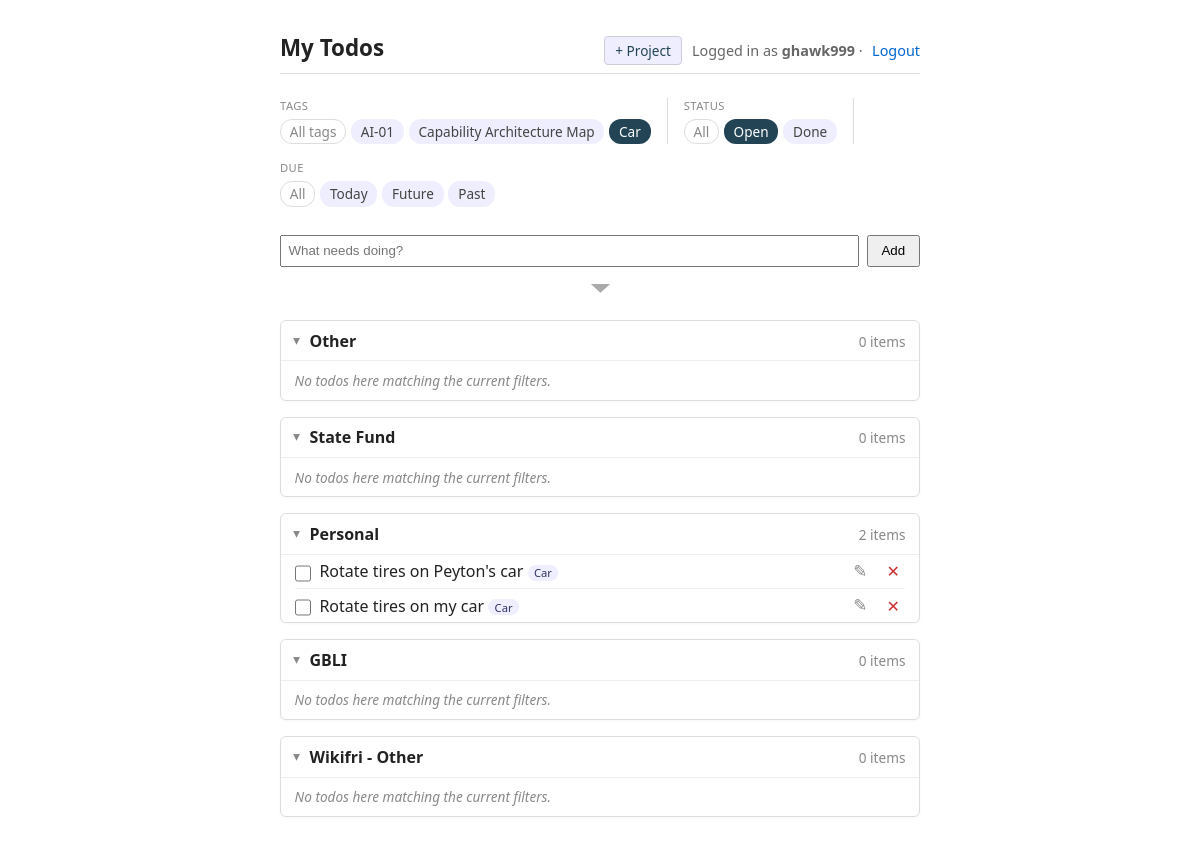
/?tag=Car (signed in), run on the app's committed database.
### todos/models.py (models this page shows, shortened)
class Tag(models.Model):
    user = models.ForeignKey(
        settings.AUTH_USER_MODEL,
        on_delete=models.CASCADE,
        related_name='tags',
    )
    name = models.CharField(max_length=50)
    created_at = models.DateTimeField(auto_now_add=True)
    class Meta:
        ordering = ['name']
        constraints = [
            models.UniqueConstraint(Lower('name'), 'user', name='unique_tag_name_per_user_ci'),
        ]

class Project(models.Model):
    user = models.ForeignKey(
        settings.AUTH_USER_MODEL,
        on_delete=models.CASCADE,
        related_name='projects',
    )
    name = models.CharField(max_length=80)
    sort_order = models.PositiveIntegerField(default=0)
    is_catchall = models.BooleanField(default=False)
    created_at = models.DateTimeField(auto_now_add=True)
    class Meta:
        ordering = ['sort_order', 'name']
        constraints = [
            models.UniqueConstraint(fields=['user', 'name'], name='unique_project_name_per_user'),
            models.UniqueConstraint(
                fields=['user'],
                condition=models.Q(is_catchall=True),
                name='one_catchall_per_user',
            ),
        ]
    def __str__(self):
        return self.name

class Todo(models.Model):
    user = models.ForeignKey(
        settings.AUTH_USER_MODEL,
        on_delete=models.CASCADE,
        related_name='todos',
    )
    project = models.ForeignKey(
        Project,
        null=True,
        blank=True,
        on_delete=models.SET_NULL,
        related_name='todos',
    )
    tags = models.ManyToManyField(Tag, blank=True, related_name='todos')
    title = models.CharField(max_length=200)
    done = models.BooleanField(default=False)
    due_date = models.DateField(null=True, blank=True)
    created_at = models.DateTimeField(auto_now_add=True)
    updated_at = models.DateTimeField(auto_now=True)
    completed_at = models.DateTimeField(null=True, blank=True)
    class Meta:
        ordering = ['done', 'id']

### todos/views.py (the view)
# urls.py: path('', views.todo_list, name='todo_list'),
@login_required
def todo_list(request):
    return render(request, 'todos/list.html', _list_context(request))

### todos/forms.py (shortened to what this page needs)
class TodoForm(forms.ModelForm):
    tags_text = forms.CharField(
        required=False,
        label='Tags',
        widget=forms.TextInput(attrs={'placeholder': 'tags (comma-separated)'}),
    )
    class Meta:
        model = Todo
        fields = ['title', 'project', 'due_date']
        widgets = {
            'title': forms.TextInput(attrs={'placeholder': 'What needs doing?', 'autofocus': True}),
            'due_date': forms.DateInput(attrs={'type': 'date'}),
        }
    def __init__(self, *args, user=None, **kwargs):
        super().__init__(*args, **kwargs)
        self._user = user
        if user is not None:
            self.fields['project'].queryset = user.projects.all()
        self.fields['project'].required = False
        self.fields['project'].empty_label = '— no project —'
        if self.instance and self.instance.pk and not self.is_bound:
            self.fields['tags_text'].initial = ', '.join(
                self.instance.tags.values_list('name', flat=True)
            )

class ProjectForm(forms.ModelForm):
    class Meta:
        model = Project
        fields = ['name']
        widgets = {
            'name': forms.TextInput(attrs={'placeholder': 'New project name'}),
        }
    def __init__(self, *args, user=None, **kwargs):
        super().__init__(*args, **kwargs)
        self._user = user

### todos/views.py (called while the page is built, shortened)
def _get_or_create_catchall(user):
    catchall = user.projects.filter(is_catchall=True).first()
    if catchall is not None:
        return catchall

def _active_tag(request):
    raw = (request.GET.get('tag') or '').strip()
    if not raw:
        return None
    return Tag.objects.filter(user=request.user, name__iexact=raw).first()

def _active_status(request):
    raw = request.GET.get('status')
    if raw is None:
        return 'open'  # default view: open todos only
    raw = raw.strip().lower()
    if raw == 'all':
        return None
    return raw if raw in STATUS_CHOICES else 'open'

def _active_due(request):
    raw = (request.GET.get('due') or '').strip().lower()
    return raw if raw in DUE_CHOICES else None

### todos/templates/todos/list.html (shortened to what this page needs)
{% extends "base.html" %}
{% block header_actions %}
    <button type="button" id="new-project-btn" class="btn-new-project">+ Project</button>
{% endblock %}
{% block content %}
    <div class="filter-bar">
        {% if used_tags %}
            <div class="filter-group">
                <div class="filter-label">Tags</div>
                <div class="filter-pills">
                    <a class="chip clear {% if not active_tag %}active{% endif %}" href="{% querystring tag=None %}">All tags</a>
                    {% for tag in used_tags %}
                        <a class="chip {% if active_tag and active_tag.pk == tag.pk %}active{% endif %}"
                           href="{% querystring tag=tag.name %}">{{ tag.name }}</a>
                    {% endfor %}
                </div>
            </div>
        {% endif %}
        <div class="filter-group">
            <div class="filter-label">Status</div>
            <div class="filter-pills">
                <a class="chip clear {% if not active_status %}active{% endif %}" href="{% querystring status='all' %}">All</a>
                <a class="chip {% if active_status == 'open' %}active{% endif %}" href="{% querystring status='open' %}">Open</a>
                <a class="chip {% if active_status == 'done' %}active{% endif %}" href="{% querystring status='done' %}">Done</a>
            </div>
        </div>
        <div class="filter-group">
            <div class="filter-label">Due</div>
            <div class="filter-pills">
                <a class="chip clear {% if not active_due %}active{% endif %}" href="{% querystring due=None %}">All</a>
                <a class="chip {% if active_due == 'today' %}active{% endif %}" href="{% querystring due='today' %}">Today</a>
                <a class="chip {% if active_due == 'future' %}active{% endif %}" href="{% querystring due='future' %}">Future</a>
                <a class="chip {% if active_due == 'past' %}active{% endif %}" href="{% querystring due='past' %}">Past</a>
            </div>
        </div>
    </div>
    <form class="add-form" method="post" action="{% url 'todo_add' %}">
        <div class="add-row">
            {{ todo_form.title }}
            <button type="submit">Add</button>
        </div>
        <details class="add-more" {% if todo_form.project.errors or todo_form.tags_text.errors or todo_form.due_date.errors %}open{% endif %}>
            <summary title="Show / hide project, tags, and due date"></summary>
        </details>
    </form>
    <div id="project-cards">
    {% for group in groups %}
        <details class="card draggable" open draggable="true" data-project-id="{{ group.project.pk }}">
            <summary>
                <span class="card-title">{{ group.project.name }}</span>
                <span class="card-count">{{ group.todos|length }} item{{ group.todos|length|pluralize }}</span>
            </summary>
            {% if group.todos %}
                <ul class="todos">
                    {% for todo in group.todos %}
                        <li class="{% if todo.done %}done{% endif %}">
                            <form class="inline toggle-form" method="post" action="{% url 'todo_toggle' todo.pk %}">
                                <input type="checkbox" class="todo-check" {% if todo.done %}checked{% endif %} title="Toggle done" aria-label="Mark complete">
                            </form>
                            <span class="title">
                                {{ todo.title }}
                                {% for t in todo.tags.all %}<span class="row-tag">{{ t.name }}</span>{% endfor %}
                            </span>
                            <a href="{% url 'todo_edit' todo.pk %}{% querystring %}" class="edit-btn" title="Edit" aria-label="Edit todo">✎</a>
                            <form class="inline" method="post" action="{% url 'todo_delete' todo.pk %}">
                                <button type="submit" class="delete-btn" title="Delete" aria-label="Delete todo">✕</button>
                            </form>
                        </li>
                    {% endfor %}
                </ul>
            {% else %}
                <p class="card-empty">No todos here{% if active_tag or active_status %} matching the current filters{% endif %}.</p>
            {% endif %}
        </details>
    {% empty %}
        <p style="color:#666">No projects yet — add one above, or add a todo (it'll go into "Other").</p>
    {% endfor %}
    </div>
{% endblock %}

### todos/templates/base.html (shortened to what this page needs)
{% load static %}
<!doctype html>
<html lang="en">
<head>
</head>
<body>
<header>
    <h1>My Todos</h1>
    <nav>
        {% if user.is_authenticated %}
            {% block header_actions %}{% endblock %}
            <span class="nav-user">Logged in as <strong>{{ user.username }}</strong> ·</span>
            <form class="inline" method="post" action="{% url 'logout' %}">
                <button type="submit" class="link">Logout</button>
            </form>
        {% else %}
            <a href="{% url 'login' %}">Login</a> · <a href="{% url 'signup' %}">Sign up</a>
        {% endif %}
    </nav>
</header>
<main>
    {% block content %}{% endblock %}
</main>
</body>
</html>

### todos/templates/base.html (style rules this page uses)
body { font-family: system-ui, sans-serif; max-width: 640px; margin: 2rem auto; padding: 0 1rem; color: #222; }
header { display: flex; justify-content: space-between; align-items: baseline; border-bottom: 1px solid #ddd; padding-bottom: .5rem; margin-bottom: 1.5rem; }
header h1 { margin: 0; font-size: 1.4rem; }
header nav { font-size: .9rem; color: #666; display: flex; align-items: center; gap: .6rem; }
header nav .nav-user { line-height: 1.6; }
header nav a, header nav .link { color: #06c; text-decoration: none; background: none; border: none; padding: 0; cursor: pointer; font: inherit; }
form.inline { display: inline; }
ul.todos { list-style: none; padding: 0; }
ul.todos li { display: flex; align-items: center; gap: .5rem; padding: .35rem 0; border-bottom: 1px solid #f0f0f0; }
ul.todos .title { flex: 1; }
.add-form { display: flex; flex-direction: column; gap: .25rem; margin-bottom: 1rem; }
.add-form .add-row { display: flex; gap: .5rem; align-items: center; }
.add-form .add-row input[type=text] { flex: 1; padding: .4rem; }
.add-form input[type=text] { padding: .4rem; }
.add-form button { padding: .4rem .8rem; }
.add-form details.add-more > summary { cursor: pointer; user-select: none; list-style: none; color: #aaa; padding: .35rem 0; width: 100%; text-align: center; border-radius: 4px; transition: background .1s, color .1s; }
.add-form details.add-more > summary::before { content: '▾'; display: inline-block; font-size: 1.1rem; line-height: 1; transform: scaleX(2.2); transition: transform .15s; transform-origin: center; }
button.link { color: #c33; }
.btn-new-project { padding: .25rem .65rem; background: #eef; color: #245; border: 1px solid #ccd; border-radius: 4px; cursor: pointer; font: inherit; font-size: .85rem; }
details.card { border: 1px solid #ddd; border-radius: 6px; margin: 1rem 0; background: #fff; }
details.card[open] { box-shadow: 0 1px 3px rgba(0,0,0,.04); }
details.card summary { padding: .55rem .85rem; cursor: pointer; user-select: none; display: flex; align-items: baseline; gap: .5rem; list-style: none; }
details.card summary::before { content: '▸'; color: #888; font-size: .85rem; transition: transform .15s; display: inline-block; }
details.card[open] summary::before { transform: rotate(90deg); }
details.card[open] summary { border-bottom: 1px solid #eee; }
details.card .card-title { font-weight: 600; }
details.card .card-count { color: #888; font-size: .85rem; margin-left: auto; }
details.card ul.todos { padding: 0 .85rem; margin: 0; }
details.card ul.todos li:last-child { border-bottom: none; }
details.card .card-empty { padding: .6rem .85rem; color: #888; font-size: .85rem; font-style: italic; margin: 0; }
details.card.draggable > summary { cursor: grab; }
.edit-btn { color: #888; text-decoration: none; font-size: 1.05rem; line-height: 1; padding: .15rem .35rem; border-radius: 3px; }
.delete-btn { color: #c33; background: none; border: none; cursor: pointer; font: inherit; font-size: 1rem; line-height: 1; padding: .15rem .35rem; border-radius: 3px; }
.todo-check { cursor: pointer; width: 1.05rem; height: 1.05rem; margin: 0; vertical-align: middle; }
.filter-bar { display: flex; align-items: stretch; gap: 1rem; margin: .25rem 0 1.75rem; flex-wrap: wrap; font-size: .85rem; }
.filter-group { display: flex; flex-direction: column; gap: .35rem; min-width: 0; }
.filter-label { font-size: .7rem; color: #888; text-transform: uppercase; letter-spacing: .04em; }
.filter-pills { display: flex; flex-wrap: wrap; gap: .3rem; }
.chip { color: #444; background: #eef; padding: .15rem .55rem; border-radius: 12px; text-decoration: none; border: 1px solid transparent; }
.chip.active { background: #245; color: #fff; }
.chip.clear { background: transparent; color: #888; border-color: #ddd; }
.row-tag { display: inline-block; font-size: .7rem; color: #336; background: #eef; padding: .05rem .4rem; border-radius: 10px; margin-right: .15rem; }

### data on the page
Tag: name "AI-01"
Tag: name "Capability Architecture Map"
Tag: name "Car"
Project: project.name "Other", todos|length "0", shows "No todos here", shows "matching the current filters"
Project: project.name "State Fund", todos|length "0", shows "No todos here", shows "matching the current filters"
Project: project.name "Personal", todos|length "2"
Todo: title "Rotate tires on Peyton's car"
Todo: title "Rotate tires on my car"
Project: project.name "GBLI", todos|length "0", shows "No todos here", shows "matching the current filters"
Project: project.name "Wikifri - Other", todos|length "0", shows "No todos here", shows "matching the current filters"

### other printed values
{{ user.username }} "ghawk999"
